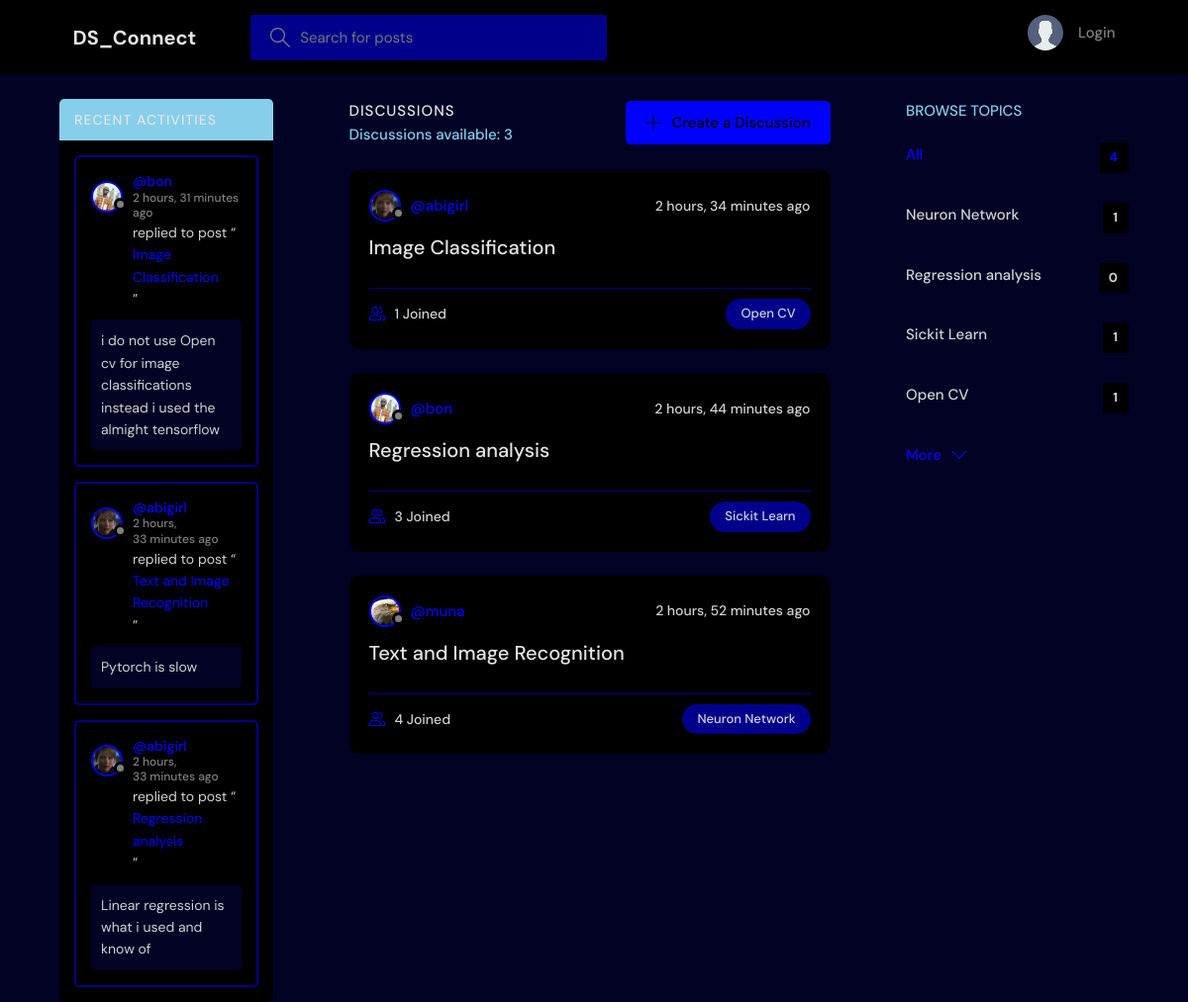
The page / on the database its author committed.
### base/models.py (models this page shows, shortened)
class Topic(models.Model):
    name = models.CharField(max_length=200)

class Room(models.Model):
    host = models.ForeignKey(User, on_delete=models.SET_NULL, null=True)
    topic = models.ForeignKey(Topic, on_delete=models.SET_NULL, null=True)
    name = models.CharField(max_length=200)
    description = models.TextField(null=True, blank=True)
    participants = models.ManyToManyField(
        User, related_name='participants', blank=True)
    updated = models.DateTimeField(auto_now=True)
    created = models.DateTimeField(auto_now_add=True)
    class Meta:
        ordering = ['-updated', '-created']
    def __str__(self):
        return self.name

class User(AbstractUser):
    name = models.CharField(max_length=200, null=True)
    email = models.EmailField(unique=True, null=True)
    bio = models.TextField(null=True)
    avatar = models.ImageField(null=True, default="avatar.svg")
    USERNAME_FIELD = 'email'
    REQUIRED_FIELDS = []

class Message(models.Model):
    user = models.ForeignKey(User, on_delete=models.CASCADE)
    room = models.ForeignKey(Room, on_delete=models.CASCADE)
    body = models.TextField()
    updated = models.DateTimeField(auto_now=True)
    created = models.DateTimeField(auto_now_add=True)
    class Meta:
        ordering = ['-updated', '-created']

### base/views.py (the view)
# urls.py: path('', views.home, name="home"),
def home(request):
    q = request.GET.get('q') if request.GET.get('q') != None else ''
    rooms = Room.objects.filter(
        Q(topic__name__icontains=q) |
        Q(name__icontains=q) |
        Q(description__icontains=q)
    )
    topics = Topic.objects.all()[0:5]
    room_count = rooms.count()
    room_messages = Message.objects.filter(
        Q(room__topic__name__icontains=q))[0:3]
    context = {'rooms': rooms, 'topics': topics,
               'room_count': room_count, 'room_messages': room_messages}
    return render(request, 'base/home.html', context)

### base/templates/base/home.html (shortened to what this page needs)
{% extends 'main.html' %} {% block content %}
<main class="layout layout--3">
  <div class="container">
    {% include 'base/topics_component.html' %}
    <div class="roomList">
      <div class="roomList__header">
        <div>
          <h2>Discussions</h2>
          <p>Discussions available: {{room_count}}</p>
        </div>
        <a class="btn btn--main" href="{% url 'create-room' %}">
          <svg
            version="1.1"
            xmlns="http://www.w3.org/2000/svg"
            width="32"
            height="32"
            viewBox="0 0 32 32"
          >
            <title>add</title>
            <path
              d="M16.943 0.943h-1.885v14.115h-14.115v1.885h14.115v14.115h1.885v-14.115h14.115v-1.885h-14.115v-14.115z"
            ></path>
          </svg>
          Create a Discussion
        </a>
      </div>
      {% include 'base/feed_component.html' %}
    </div>
    {% include 'base/activity_component.html' %}
  </div>
</main>
{% endblock %}

### base/templates/base/topics_component.html
<div class="topics">
    <div class="topics__header">
        <h2>Browse Topics</h2>
    </div>
    <ul class="topics__list">
        <li>
            <a href="{% url 'home' %}" class="active">All <span>{{topics.count}}</span></a>
        </li>
        {% for topic in topics %}
        <li>
            <a href="{% url 'home' %}?q={{topic.name}}">{{topic.name}}<span>{{topic.room_set.all.count}}</span></a>
        </li>
        {% endfor %}
    </ul>
    <a class="btn btn--link" href="{% url 'topics' %}">
        More
        <svg version="1.1" xmlns="http://www.w3.org/2000/svg" width="32" height="32" viewBox="0 0 32 32">
            <title>chevron-down</title>
            <path d="M16 21l-13-13h-3l16 16 16-16h-3l-13 13z"></path>
        </svg>
    </a>
</div>

### base/templates/base/feed_component.html (shortened to what this page needs)
{% for room in rooms %}
<div class="roomListRoom">
    <div class="roomListRoom__header">
        <a href="{% url 'user-profile' room.host.id %}" class="roomListRoom__author">
            <div class="avatar avatar--small">
                <img src="{{room.host.avatar.url}}" />
            </div>
            <span>@{{room.host.username}}</span>
        </a>
        <div class="roomListRoom__actions">
            <span>{{room.created|timesince}} ago</span>
        </div>
    </div>
    <div class="roomListRoom__content">
        <a href="{% url 'room' room.id %}">{{room.name}}</a>
    </div>
    <div class="roomListRoom__meta">
        <a href="{% url 'room' room.id %}" class="roomListRoom__joined">
            {{room.participants.all.count}} Joined
        </a>
        <p class="roomListRoom__topic">{{room.topic.name}}</p>
    </div>
</div>
{% endfor %}

### base/templates/base/activity_component.html (shortened to what this page needs)
<div class="activities">
    <div class="activities__header">
        <h2>Recent Activities</h2>
    </div>
    {% for message in room_messages %}
    <div class="activities__box">
        <div class="activities__boxHeader roomListRoom__header">
            <a href="{% url 'user-profile' message.user.id %}" class="roomListRoom__author">
                <div class="avatar avatar--small">
                    <img src="{{message.user.avatar.url}}" />
                </div>
                <p>
                    @{{message.user.username}}
                    <span>{{message.created|timesince}} ago</span>
                </p>
            </a>
        </div>
        <div class="activities__boxContent">
            <p>replied to post “<a href="{% url 'room' message.room.id %}">{{message.room}}</a>”</p>
            <div class="activities__boxRoomContent">{{message.body}}</div>
        </div>
    </div>
    {% endfor %}
</div>

### rows shown on the page
Topic: name "Neuron Network", room_set.all.count "1"
Topic: name "Regression analysis", room_set.all.count "0"
Topic: name "Sickit Learn", room_set.all.count "1"
Topic: name "Open CV", room_set.all.count "1"
Room: host.avatar (picture), host.username "abigirl", created "2 hours, 34 minutes", name "Image Classification", participants.all.count "1", topic.name "Open CV"
Room: host.avatar (picture), host.username "bon", created "2 hours, 44 minutes", name "Regression analysis", participants.all.count "3", topic.name "Sickit Learn"
Room: host.avatar (picture), host.username "muna", created "2 hours, 52 minutes", name "Text and Image Recognition", participants.all.count "4", topic.name "Neuron Network"
Message: user.avatar (picture), user.username "bon", created "2 hours, 31 minutes", room "Image Classification", body "i do not use Open cv for image classifications instead i used the almight tensorflow"
Message: user.avatar (picture), user.username "abigirl", created "2 hours, 33 minutes", room "Text and Image Recognition", body "Pytorch is slow"
Message: user.avatar (picture), user.username "abigirl", created "2 hours, 33 minutes", room "Regression analysis", body "Linear regression is what i used and know of"

### other values the page prints
{{ topics.count }} "4"
{{ room_count }} "3"
